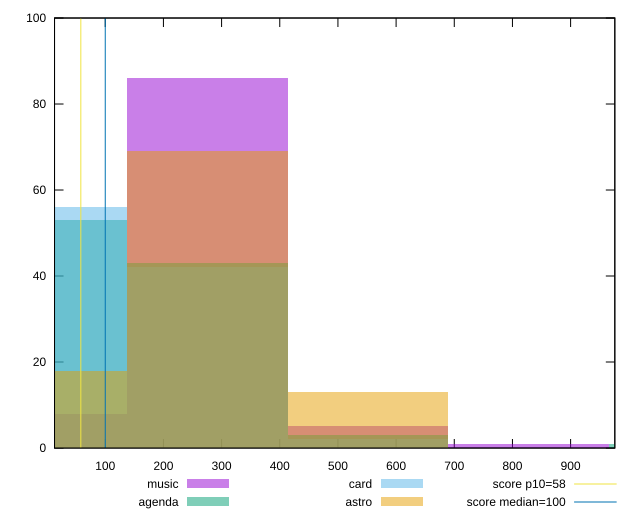

Here is the gnuplot script that generated this plot:
reset

$music <<EOF
275.90069407271983 86
0 8
551.8013881454397 5
827.7020822181595 1
EOF

$agenda <<EOF
275.90069407271983 43
0 53
551.8013881454397 3
1103.6027762908793 1
EOF

$card <<EOF
0 56
275.90069407271983 42
551.8013881454397 2
EOF

$astro <<EOF
0 18
275.90069407271983 69
551.8013881454397 13
EOF

set key outside below
set boxwidth 275.90069407271983
set xrange [12.8:976.0000000000015]
set yrange [0:100]
set trange [0:100]
set style fill transparent solid 0.5 noborder

set parametric
set terminal svg size 640, 520 enhanced background rgb 'white'
set output "reports/report_00028_2021-02-24T12-49-42.674Z/estimated-input-latency/comparison/histogram/all_raw.svg"

plot $music title "music" with boxes, \
     $agenda title "agenda" with boxes, \
     $card title "card" with boxes, \
     $astro title "astro" with boxes, \
     58,t title "score p10=58", \
     100,t title "score median=100"

reset
